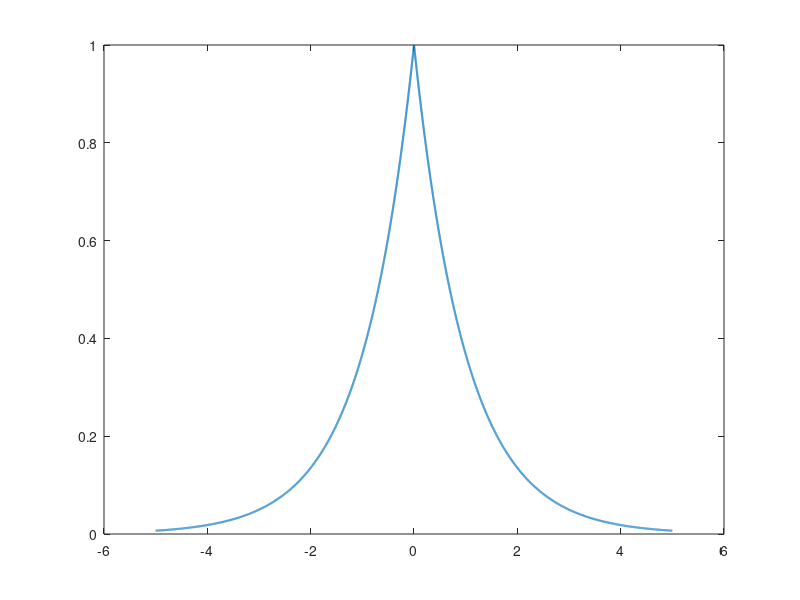
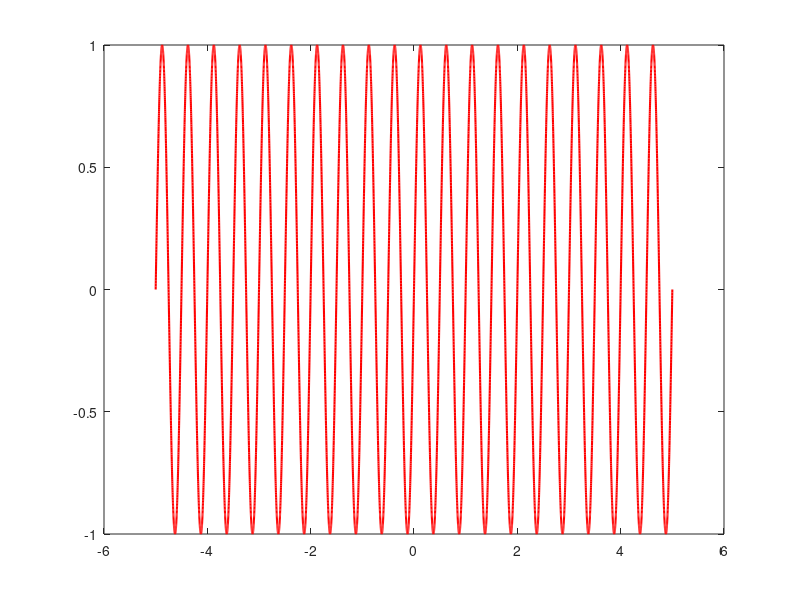

Write MATLAB code to recreate these figures, in order.
% checking the energy plot and  periodicity 
% try doing the sine wave with different variable 


t = -5:0.001:5;
x = exp(-abs(t)); 

E = trapz(t,x.^2);
fprintf('Energy = %.4f\n' , E);

x2 = sin(2*pi*2*t);
T = 10;
p = (1/T) * trapz(t,x2.^2);
fprintf('Power = %.4f\n' , p);

f = 2 ;
Ts = 1/f;
 
figure('Name', 'Energy Signal');
plot(t, x, 'LineWidth', 1.5);

figure('Name', 'Power Signal');
plot(t, x2, 'r', 'LineWidth', 1.5);
